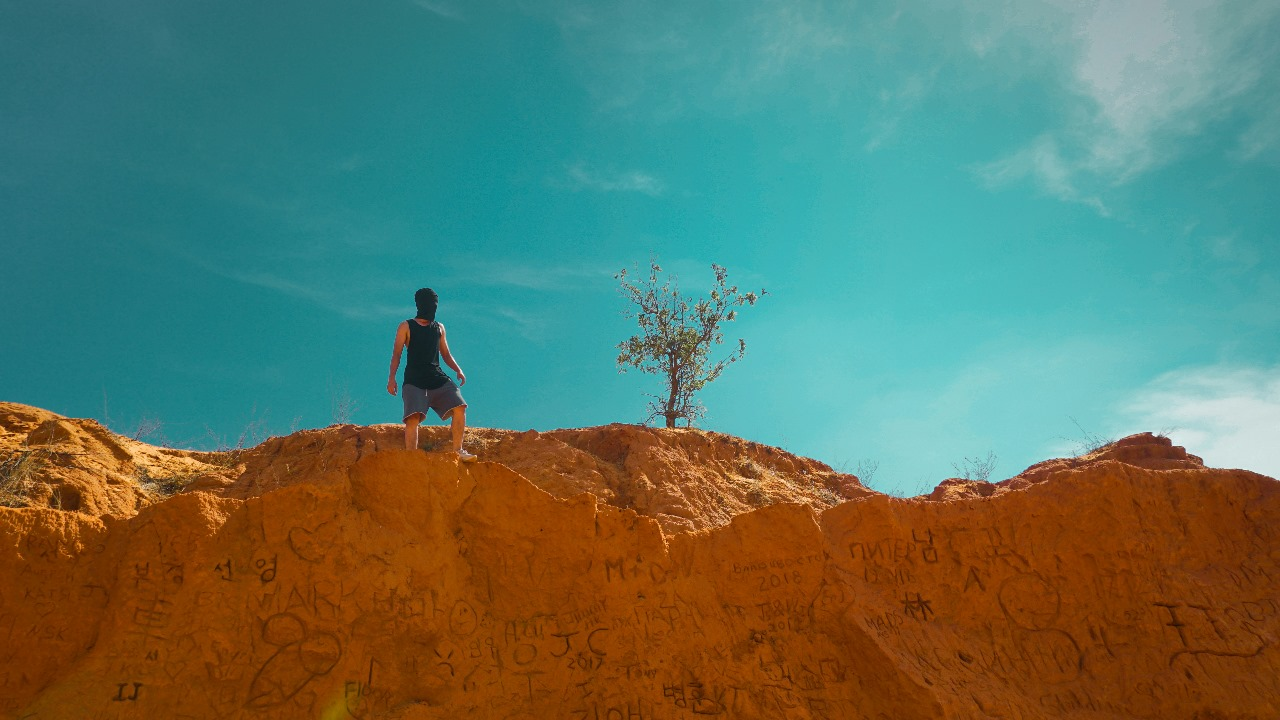
#> input picture 8-8-2024/task/test3.jpg, 1280 x 720 px
$ jupyter execute 'Lab 3 - Image Denoising.ipynb'
#> lines starting #> are read from the running program, lines starting #| are printed output that depends on the picture
[cell 1]
# import necessary libraries
import cv2
import matplotlib.pyplot as plt

[cell 2]
# Load an image
image = cv2.imread('test3.jpg')
#> image is the input picture: shape (720, 1280, 3); mean B, G, R 101.1, 119.4, 92.2

# Convert the image from BGR (OpenCV format) to RGB (Matplotlib format)
image_rgb = cv2.cvtColor(image, cv2.COLOR_BGR2RGB)

# Apply Gaussian blur to denoise
denoised_image = cv2.GaussianBlur(image_rgb, (11, 11), 0)


# Display the original and resized images
plt.figure(figsize=(10, 5))
plt.subplot(1, 2, 1)
plt.title('Original Image')
plt.imshow(image_rgb)
plt.axis('off')
plt.subplot(1, 2, 2)
plt.title('denoised_image')
plt.imshow(denoised_image)
plt.axis('off')
plt.show()
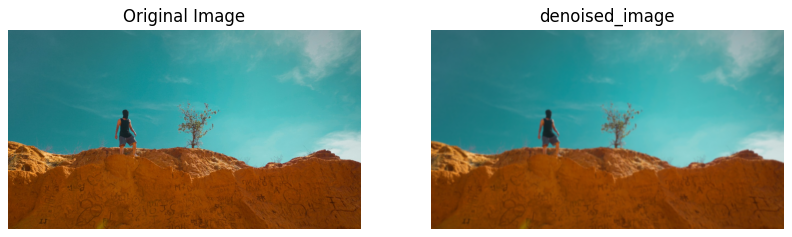
#> figure drawn by matplotlib, 2 panels

[cell 3]
# Convert to grayscale
gray_image = cv2.cvtColor(image_rgb, cv2.COLOR_BGR2GRAY)
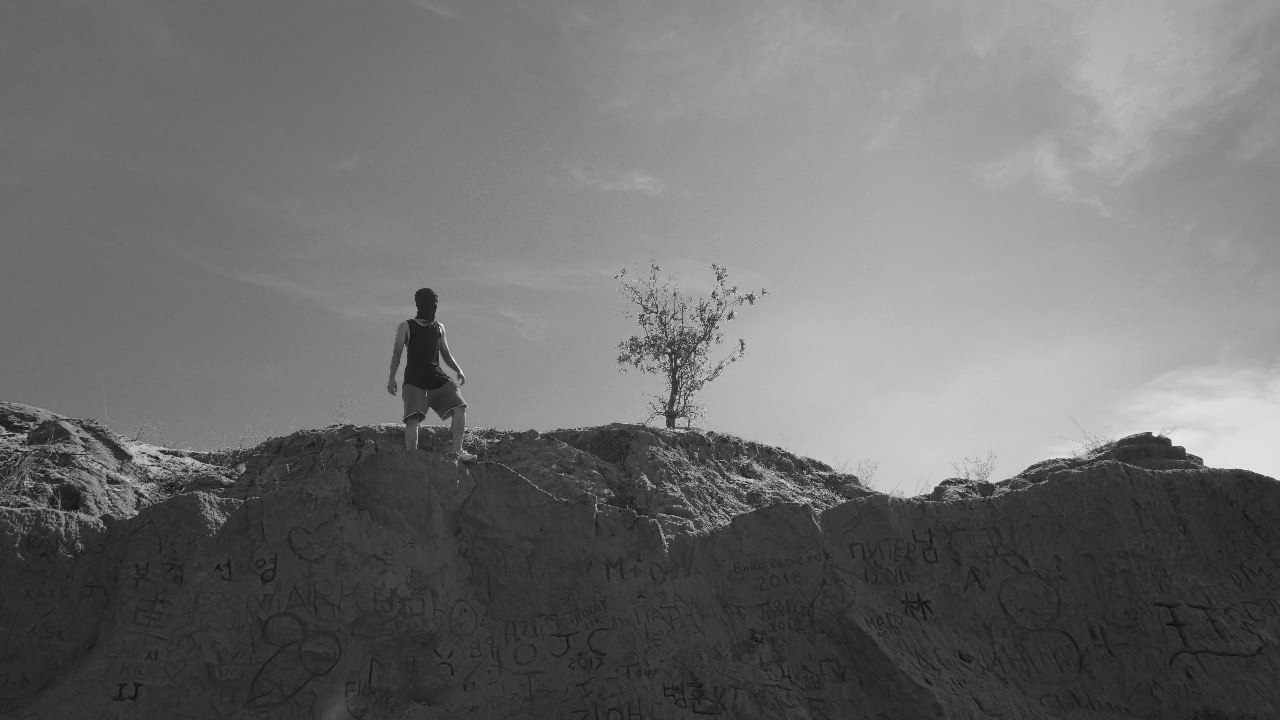
#> gray_image: shape (720, 1280); min 10, max 252, mean 110.8

# Apply histogram equalization
equalized_image = cv2.equalizeHist(gray_image)
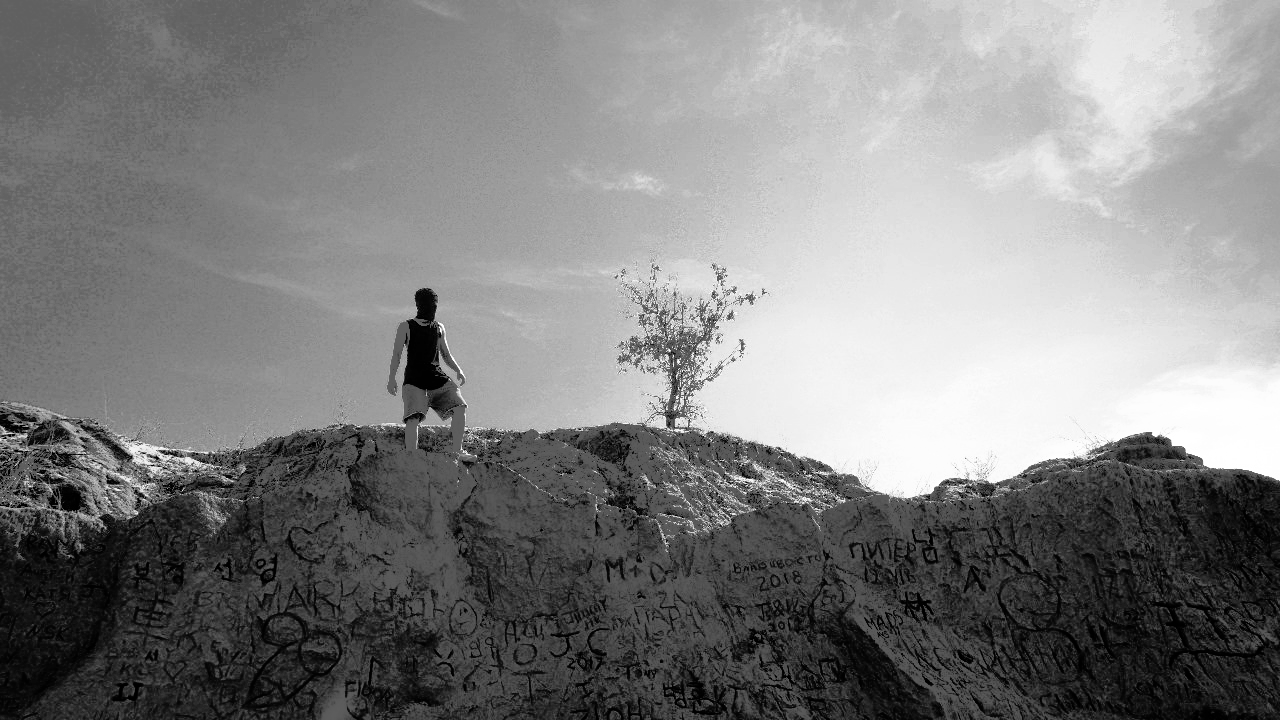
#> equalized_image: shape (720, 1280); min 0, max 255, mean 128.7

# Display the original and resized images
plt.figure(figsize=(10, 5))
plt.subplot(1, 2, 1)
plt.title('Gray Image')
plt.imshow(gray_image, cmap="gray")
plt.axis('off')
plt.subplot(1, 2, 2)
plt.title('equalized_image')
plt.imshow(equalized_image, cmap="gray")
plt.axis('off')
plt.show()
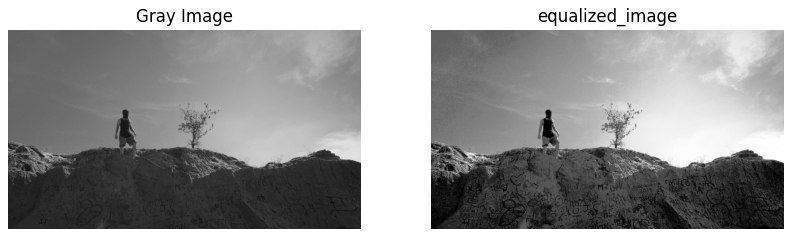
#> figure drawn by matplotlib, 2 panels

$ run again, with 8-8-2024/task/test1.jpg copied over 8-8-2024/task/test3.jpg
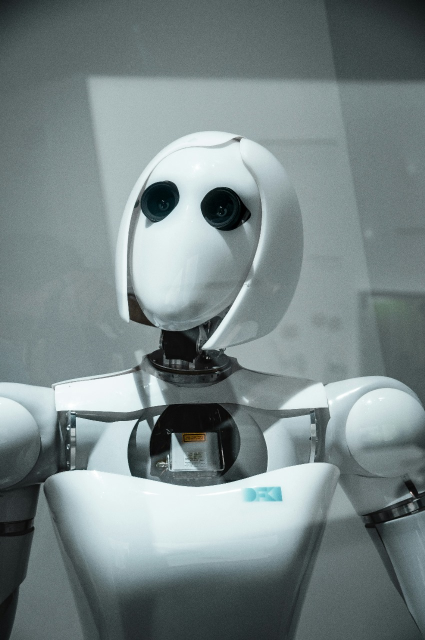
#> input picture 8-8-2024/task/test1.jpg, 850 x 1280 px (shown at 1/2 size)
#> image is the input picture: shape (1280, 850, 3); mean B, G, R 135.3, 134.4, 121
#> `equalized_image = cv2.equalizeHist(gray_image)`:
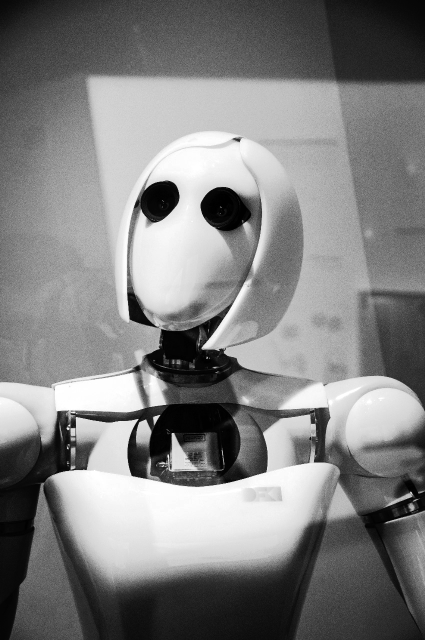
#> equalized_image: shape (1280, 850) (shown at 1/2 size); min 0, max 255, mean 128.2
#> `plt.show()`:
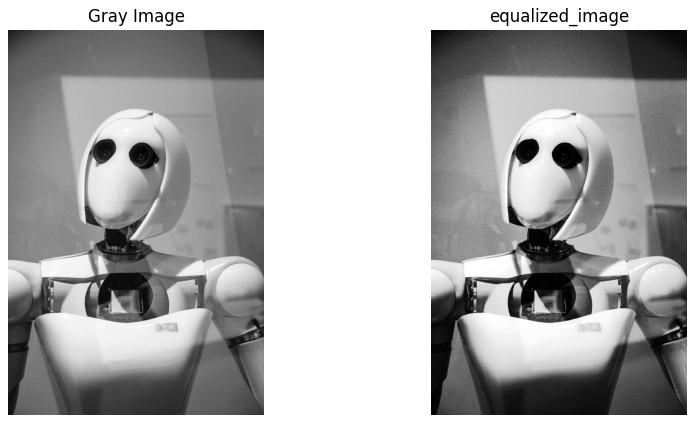
#> figure drawn by matplotlib, 2 panels

$ run again, with 8-8-2024/task/test2.jpg copied over 8-8-2024/task/test3.jpg
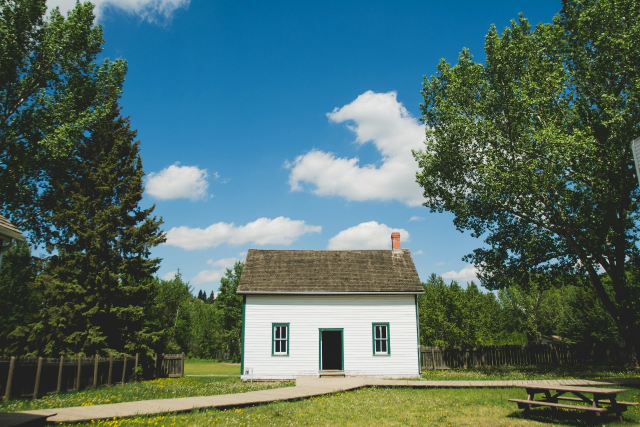
#> input picture 8-8-2024/task/test2.jpg, 1280 x 853 px (shown at 1/2 size)
#> image is the input picture: shape (853, 1280, 3); mean B, G, R 102.7, 107.2, 80.2
#> `gray_image = cv2.cvtColor(image_rgb, cv2.COLOR_BGR2GRAY)`:
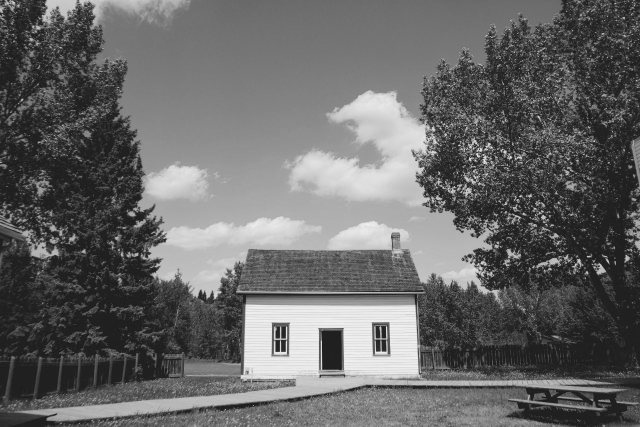
#> gray_image: shape (853, 1280) (shown at 1/2 size); min 15, max 247, mean 102.7
#> `equalized_image = cv2.equalizeHist(gray_image)`:
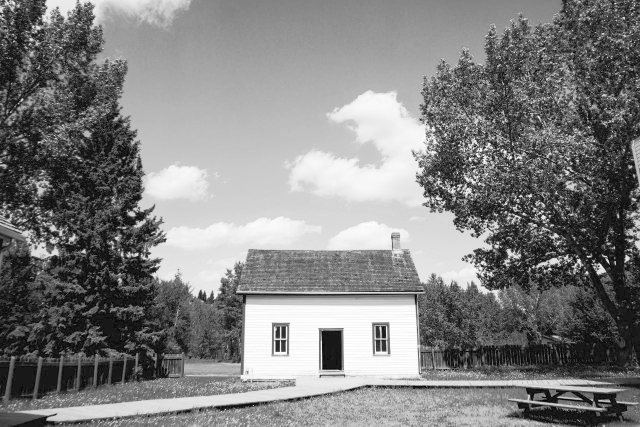
#> equalized_image: shape (853, 1280) (shown at 1/2 size); min 0, max 255, mean 128.6
